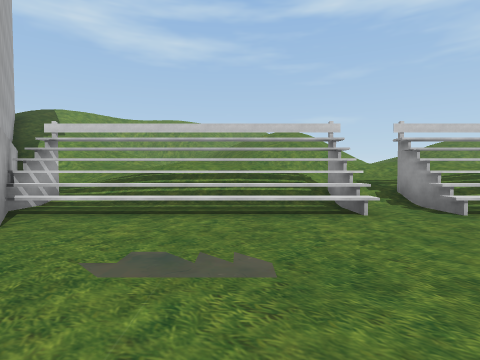
view 1 (above)

20 first-person views from a walk through a 3-D level made in the Unity game engine. The camera is 1.4 m above the floor, tilts 2° down and sees 80° across. The floor is counted in squares, 2 m on a side. Each view is taken from the middle of a square. On the plan, view 1 faces up. The plan holds only what a view shows up to about 10 squares ahead; the rest is blank. The place goes on beyond the plan. Some surface patterns are stand-ins.

view 2
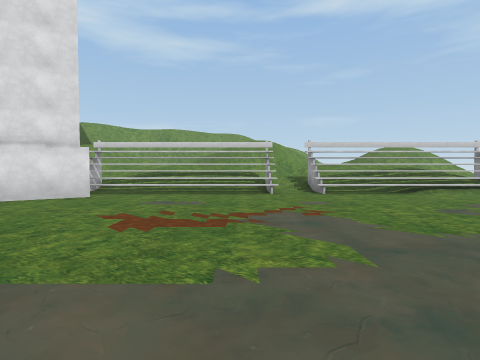

view 3
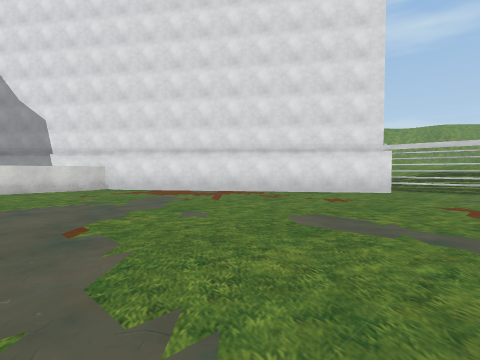

view 4
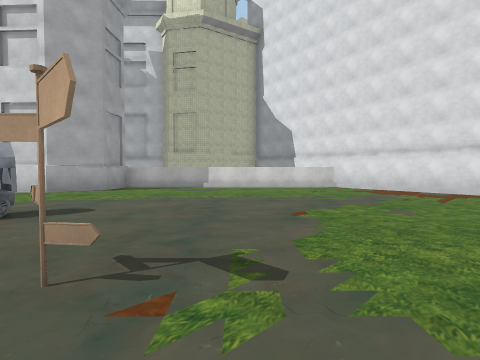

view 5
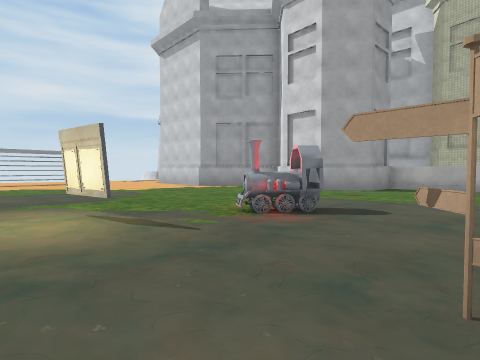

view 6
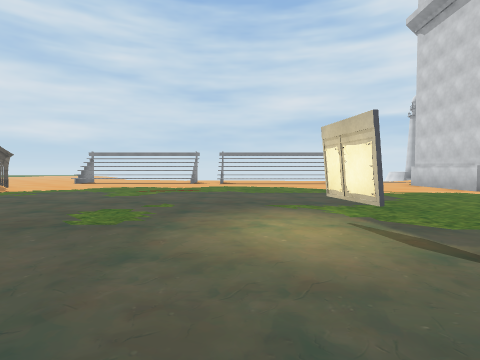

view 7
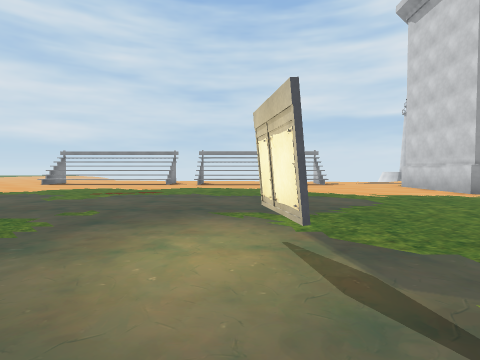

view 8
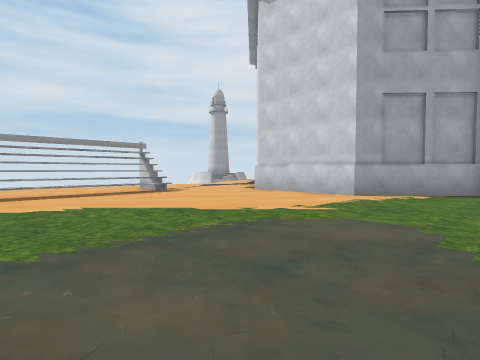

view 9
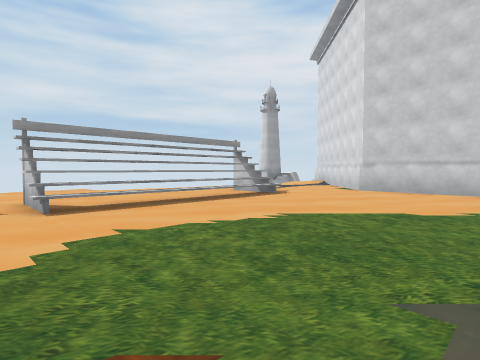

view 10
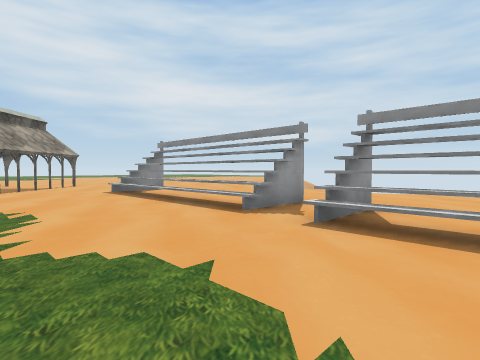

view 11
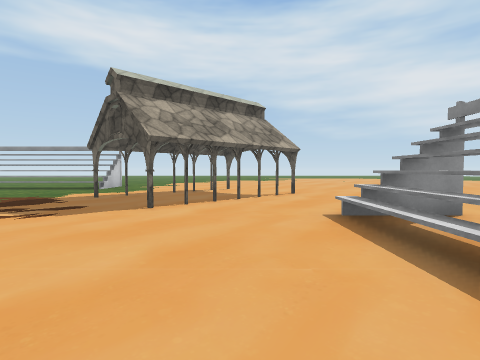

view 12
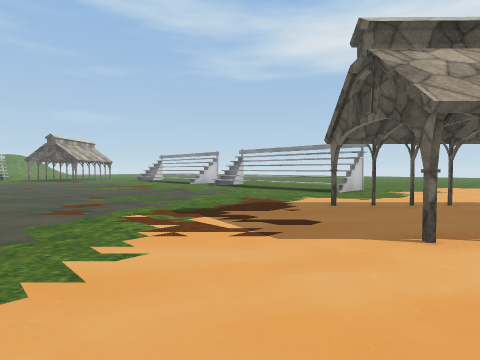

view 13
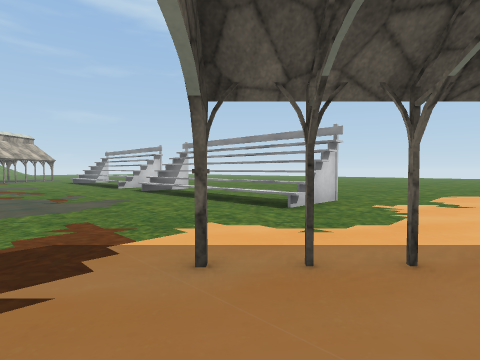

view 14
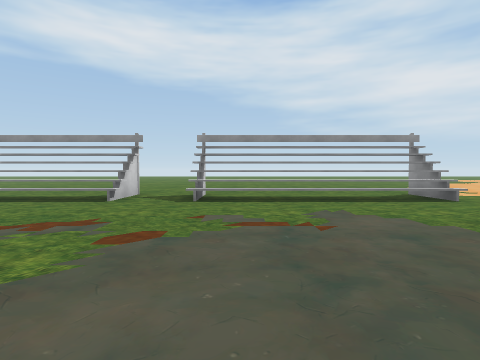

view 15
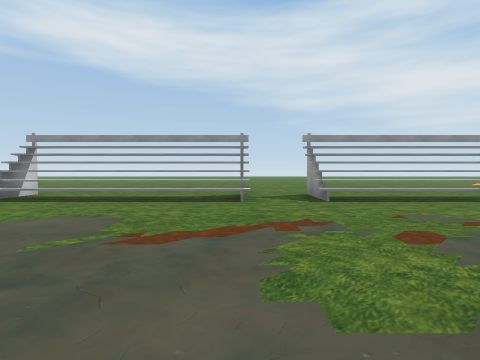

view 16
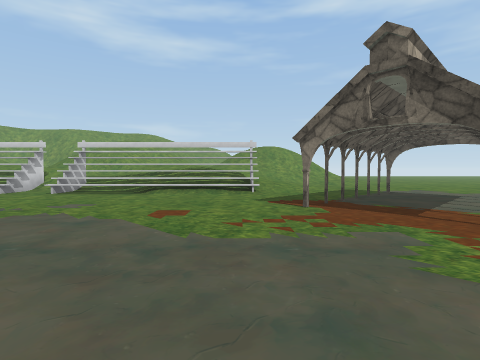

view 17
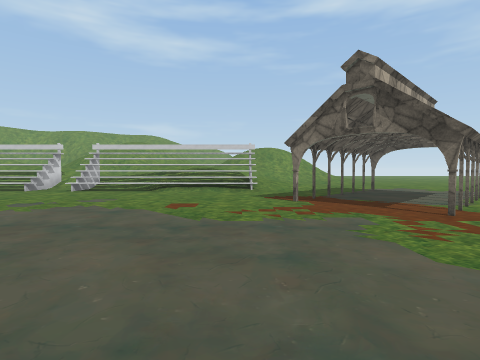

view 18
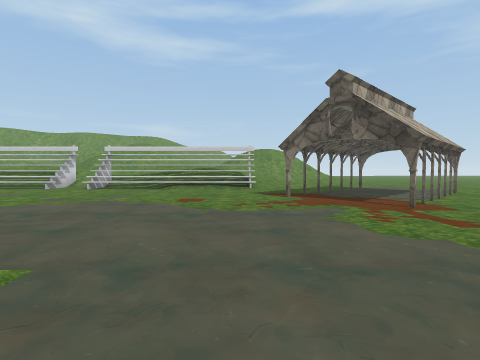

view 19
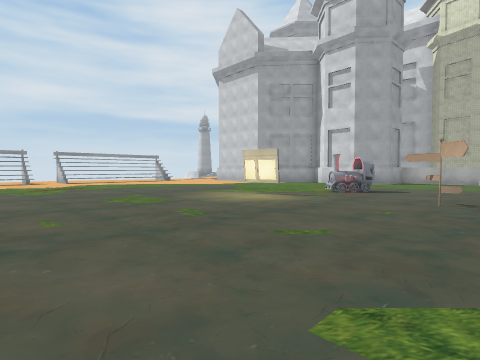

view 20
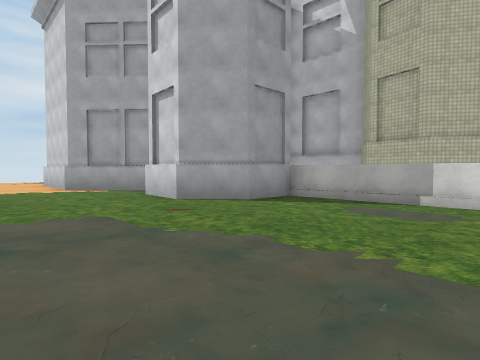

### Floor plan
Key: @ floor where view 1 was taken; # wall or solid block; x gap in a wall; . floor; / step, stairs or slope; = window, fence, low wall or low ledge; ^ raised ledge; T thing the floor can be seen under or through.
Columns run from 11 left of view 1 to 22 right of it. Each row starts with its distance up from view 1.
 10    #////    /////
  9    #/////   ///////
  8    ##////////  ////
  7     ##////////////
  6      ###/////#/// =#=//......
  5        #^^^^^^.///////.......
  4        #.........../....#....
  3       ###..............T.....
  2      ##...............T.....
  1    ###...............#...#.
  0   ##.......@............#.
 -1 ###....................#.
 -2 #.............. .........  ^#.
 -3 #.............   .......  .^..
 -4 #............     .........^..
 -5 #...........       ........^..
 -6 # ................  . .....^..
 -7 #.........#.......   ......^..
 -8 #................. ........^#..
 -9 #................. ............
-10 #.......#......... ........^#..
-11 ###........#...... ........^..
-12   ##.......#.....  ........^..
-13    #.............  ........^..
-14    ............... ........^..
-15   #........................^.....
-16   ##.......................^#.....
-17    ##..................#..........
-18     #...................#.........
-19     #................#...#......
-20     #.................#...#
-21     #..................#...
-22      ...................#..
-23       .^^^^^^^^^^^^^^...x..

Where each view was taken, in squares from view 1:
view 1: 0 up, 0 right, facing up
view 2: 4 down, 1 right, facing up
view 3: 6 down, 0 right, facing up-left
view 4: 6 down, 1 right, facing left
view 5: 7 down, 1 right, facing down-left
view 6: 8 down, 1 right, facing down
view 7: 9 down, 0 right, facing down
view 8: 14 down, 1 right, facing down-left
view 9: 17 down, 3 right, facing down-left
view 10: 19 down, 0 right, facing down-right
view 11: 21 down, 5 right, facing right
view 12: 20 down, 7 right, facing up-right
view 13: 19 down, 11 right, facing up-right
view 14: 11 down, 9 right, facing right
view 15: 8 down, 9 right, facing right
view 16: 4 down, 9 right, facing up
view 17: 5 down, 9 right, facing up
view 18: 6 down, 9 right, facing up
view 19: 6 down, 6 right, facing down-left
view 20: 6 down, 4 left, facing down-left
